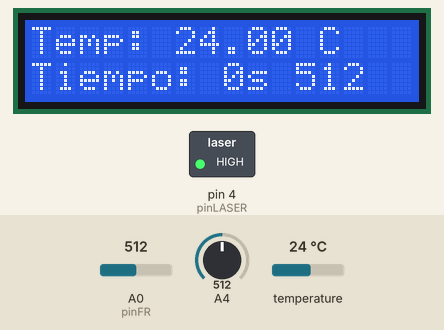
A sketch run on a simulated Arduino Uno, built with avr-gcc and run on an emulated ATmega328P. On the bench: 16×2 character LCD, switched loads named in the sketch (green lamp = pin HIGH). The inputs (shaded band) are chosen by the test bench; at power-on: A0 (pinFR) = 512, temperature 24 °C, A4 = 512. What the sketch prints to the serial monitor is not drawn.

Above: at 0.97 s.
1.3 s: A0 (pinFR) set to 710
At 2.96 s:
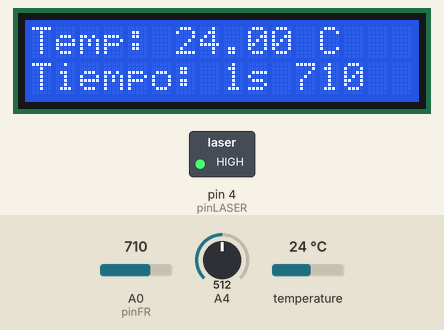
4.5 s: temperature set to 12 °C
At 4.95 s:
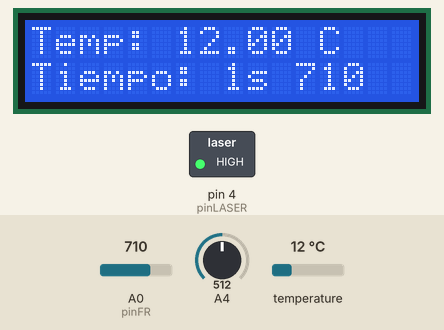
6.5 s: A0 (pinFR) set to 0
At 7.93 s:
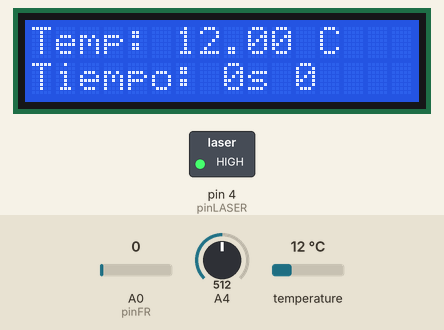
9.5 s: temperature set to 19 °C
At 9.92 s:
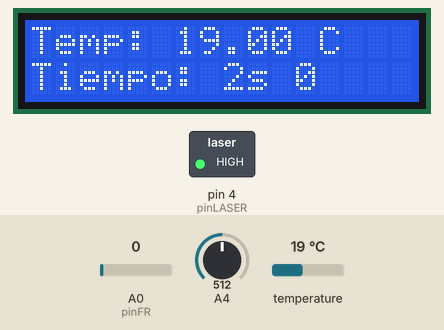
11.5 s: temperature set to 28 °C
At 11.9 s:
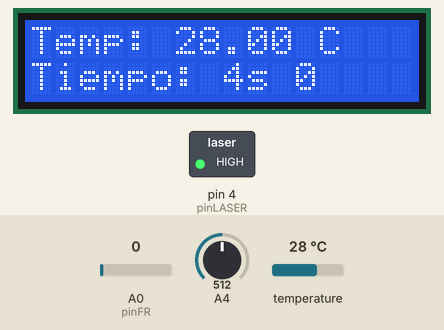
13.5 s: A0 (pinFR) set to 122
At 14.88 s:
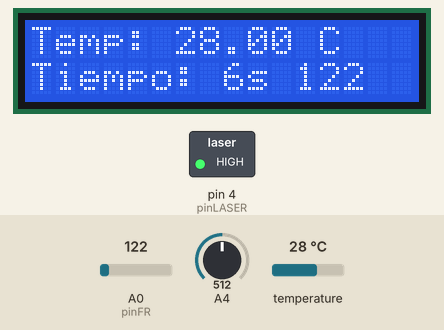
Timing chart, 0 to 16.5 s (numbered marks = the images above; inputs shaded):
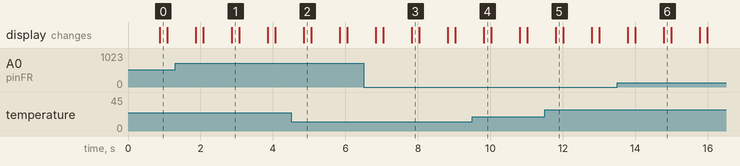

Measured:
- after the input at 4.5 s, the display: changes after 0.35 s (image 2)
- after the input at 6.5 s, the display: first differs from a run without the input after 1.3 s (image 3)

The sketch:

sensoresViscosimetroSaybolt.ino
```cpp
#include <Wire.h>
#include <LiquidCrystal_I2C.h>
#include <OneWire.h>
#include <DallasTemperature.h>

// ---------------------------------------------------------------------------------
// |
// |    SENSORES PARA AUTOMATIZACION DE VISCOSIMETRO SAYBOLT
// |
// |    Este proyecto fue creado para automatizar la toma de temperatura,
// |    medir el tiempo de cuanto tarda en caer el aceite del dispositivo
// |    al recipiente y avisar en caso de que la temperatura sobrepase
// |    el limite indicado, todo esto con la finalidad de obtener la calidad
// |    de viscosidad del aceite generado.
// |
// |    Proyecto realizado con la finalidad de apoyar a compañeros de la
// |    carrera de quimica en CUCEI.
// |
// |    MODULOS/SENSORES UTILIZADOS:
// |     - Sensor de temperatura sumergible DS18B20.
// |     - Modulo laser KY-008.
// |     - LCD 16x2 con i2c.
// |     - Fotoresistencia.
// |
// |    LIBRERIAS NECESARIAS POR INSTALAR:
// |     - LiquidCrystal_I2C-master.zip (Incluido en el repositorio).
// |     - OneWire (Disponible en el gestor de librerias del IDE).
// |     - DallasTemperature (Disponible en el gestor de librerias del IDE).
// |
// ---------------------------------------------------------------------------------

#define pinDS 2 //INPUT de sensor ds18b20
#define pinLASER 4 //OUTPUT laser
#define pinFR A0 //INPUT fotoresistencia

float duracion, distancia;
bool detecto = false;
int tiempoInicio = 0;
int tiempoActual = 0;
int tiempoTranscurrido = 0;

OneWire ourWire(pinDS);
DallasTemperature sensors(&ourWire);

//Crear el objeto lcd  dirección  0x3F y 16 columnas x 2 filas
LiquidCrystal_I2C lcd(0x3F, 16, 2); //

void setup() {
  Serial.begin(9600);

  // Inicializar el LCD
  lcd.init();

  //Encender la luz de fondo.
  lcd.backlight();

  //Iniciamos el sensor DS
  sensors.begin();

  //Iniciamos el LASER
  pinMode(pinLASER, OUTPUT);
  digitalWrite(pinLASER, HIGH);

}

void loop() {
  lcd.clear();

  int resFR = analogRead(pinFR);
  Serial.println(analogRead(resFR));

  if(resFR<700){
    if(detecto==false){tiempoInicio = millis() / 1000; detecto = true;}
    tiempoActual = millis() / 1000;
  } else if(detecto){
    detecto = false;
  }

  tiempoTranscurrido = tiempoActual - tiempoInicio;

  sensors.requestTemperatures(); //Obtenemos la temperatura

  // Cursor en la primera posición de la primera fila
  lcd.setCursor(0, 0);
  lcd.print("Temp: ");
  lcd.print(sensors.getTempCByIndex(0));
  lcd.print(" C");

  // Cursor en la primera posición de la 2° fila
  lcd.setCursor(0, 1);
  lcd.print("Tiempo: ");
  lcd.print(tiempoTranscurrido);
  lcd.print("s ");
  lcd.print(int(resFR));

  delay(200);

}
```
